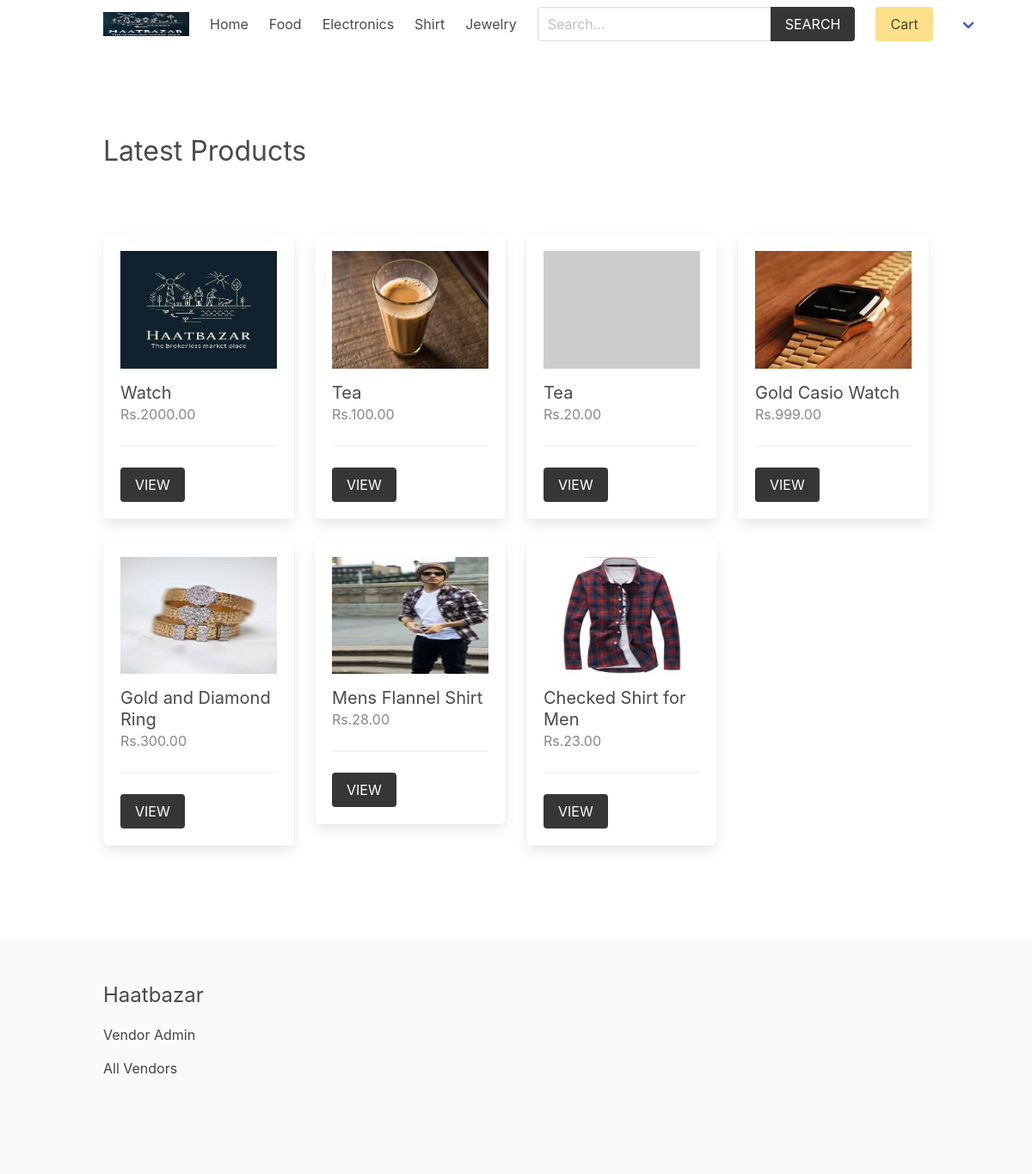
The app's page / (signed in) with its own data.
### product/models.py (models this page shows, shortened)
class Category(models.Model):
    title = models.CharField(max_length=50)
    slug = models.SlugField(max_length=55)
    ordering = models.IntegerField(default=0)
    class Meta:
        ordering = ['ordering']

class Product(models.Model):
    category = models.ForeignKey(Category, related_name='products', on_delete=models.CASCADE)
    vendor = models.ForeignKey(Vendor, related_name="products", on_delete=models.CASCADE)
    title = models.CharField(max_length=50)
    slug = models.SlugField(max_length=55)
    description = models.TextField(blank=True, null=True)
    price = models.DecimalField(max_digits=6, decimal_places=2)
    added_date = models.DateTimeField(auto_now_add=True)
    image = models.ImageField(upload_to='uploads/', blank=True, null=True)
    thumbnail = models.ImageField(upload_to='uploads/', blank=True, null=True) # Change uploads to thumbnails
    class Meta:
        ordering = ['-added_date']
    def get_thumbnail(self):
        if self.thumbnail:
            return self.thumbnail.url
        else:
            if self.image:
                self.thumbnail = self.make_thumbnail(self.image)
                self.save()
                return self.thumbnail.url
            else:
                return 'https://via.placeholder.com/240x180.jpg'

### core/views.py (the view)
# urls.py: path('', views.frontpage, name="home"),
def frontpage(request):
    newest_products = Product.objects.all()[0:8]
    context = {
        'newest_products': newest_products,
    }
    return render(request, 'core/frontpage.html', context)

### cart/cart.py (called while the page is built)
    def __len__(self):
        return sum(item['quantity'] for item in self.cart.values())

### cart/context_processors.py (called while the page is built)
def cart(request):
    return {'cart': Cart(request)}

### product/context_processors.py (called while the page is built)
def menu_categories(request):
    categories = Category.objects.all()
    return {'categories': categories}

### templates/core/frontpage.html (shortened to what this page needs)
{% extends 'core/base.html' %}
{% block content %}
    <div class="columns is-multiline mb-6">
        <div class="column is-12 has-test-centered mt-6 mb-6">
            <h2 class="is-size-3">Latest Products</h2>
        </div>
        {% for product in newest_products %}
            {% include 'product/parts/list_item.html' %}
        {% endfor %}
    </div>
{% endblock content %}

### templates/core/base.html (shortened to what this page needs)
{% load static %}
<!DOCTYPE html>
<html lang="en">
<head>
    <link rel="stylesheet" href="https://cdn.jsdelivr.net/npm/bulma@0.9.2/css/bulma.min.css">
    <link rel="stylesheet" href="{% static 'css/main.css' %}">
</head>
<body>
    <div class="container">
        <nav class="navbar" role="navigation" aria-label="main navigation">
            <div class="navbar-brand">
                <a class="navbar-item" href="{% url 'core:home' %}">
                <img src="media/logo.jpg" width="100" height="100">
                </a>
            </div>
            <div id="navbarBasicExample" class="navbar-menu">
                <div class="navbar-start">
                <a class="navbar-item" href="{% url 'core:home' %}">
                    Home
                </a>
                {% for category in categories %}
                    <a class="navbar-item" href="{% url 'product:category' category.slug %}">
                        {{category.title}}
                    </a>
                {% endfor %}
                </div>
                <div class="navbar-start">
                    <div class="navbar-item">
                        <form method="get" action="{% url 'product:search' %}">
                            <div class="field has-addons">
                                <div class="control">
                                    <input type="search" name="query" id="" class="input" placeholder="Search...">
                                </div>
                                <div class="control">
                                    <button class="button is-dark is-uppercase">Search</button>
                                </div>
                            </div>
                        </form>
                    </div>
                </div>
                <div class="navbar-end">
                <div class="navbar-item">
                    <a href="{% url 'cart:cart' %}" class="button is-warning">Cart {% if cart %}({{cart|length}}){% endif %}</a>
                </div>
                {% if request.user.is_authenticated %}
                <div class="navbar-item has-dropdown is-hoverable">
                    <a class="navbar-link is-capitalized">
                    </a>
                </div>
                {% endif %}
                </div>
            </div>
            </nav>
    </div>
    <section class="section">
        <div class="container">
            {% block content %}{% endblock content %}
        </div>
    </section>
    <footer class="footer">
        <div class="container">
            <h3 class="is-size-4 mb-4">Haatbazar</h3>
            {% if request.user.is_authenticated %}
                <a href="{% url 'vendor:vendor-admin' %}">Vendor Admin</a>
            {% else %}
                <a href="{% url 'vendor:become-vendor' %}">Become a Vendor</a>
            {% endif %}
            <br>
            <a href="{% url 'vendor:vendors' %}">All Vendors</a>
        </div>
    </footer>
</body>
</html>

### templates/product/parts/list_item.html
<div class="column is-3 product-list-item">
                <div class="box">
                    <figure class="image is-4by3 mb-4">
                        <img src="{{ product.get_thumbnail }}" alt="{{product.title}}">
                    </figure>
                    <h2 class="subtitle">{{product.title}}</h2>
                    <h3 class="price is-size-6 mb-5">Rs.{{product.price}}</h3>
                    <hr>
                    <a href="{% url 'product:product' product.category.slug product.slug %}" class="button is-dark is-uppercase">View</a>
                </div>
            </div>

### core/static/css/main.css (style rules this page uses)
.footer a { margin-bottom: 15px; display: inline-block; color: #444; }
.product-list-item .box .subtitle { margin-bottom: 0; }
.product-list-item .box .price { color: #888; }

### records on screen
Category: title "Food"
Category: title "Electronics"
Category: title "Shirt"
Category: title "Jewelry"
Product: get_thumbnail (picture), title "Watch", price "2000.00"
Product: get_thumbnail (picture), title "Tea", price "100.00"
Product: title "Tea", price "20.00"
Product: get_thumbnail (picture), title "Gold Casio Watch", price "999.00"
Product: get_thumbnail (picture), title "Gold and Diamond Ring", price "300.00"
Product: get_thumbnail (picture), title "Mens Flannel Shirt", price "28.00"
Product: get_thumbnail (picture), title "Checked Shirt for Men", price "23.00"
